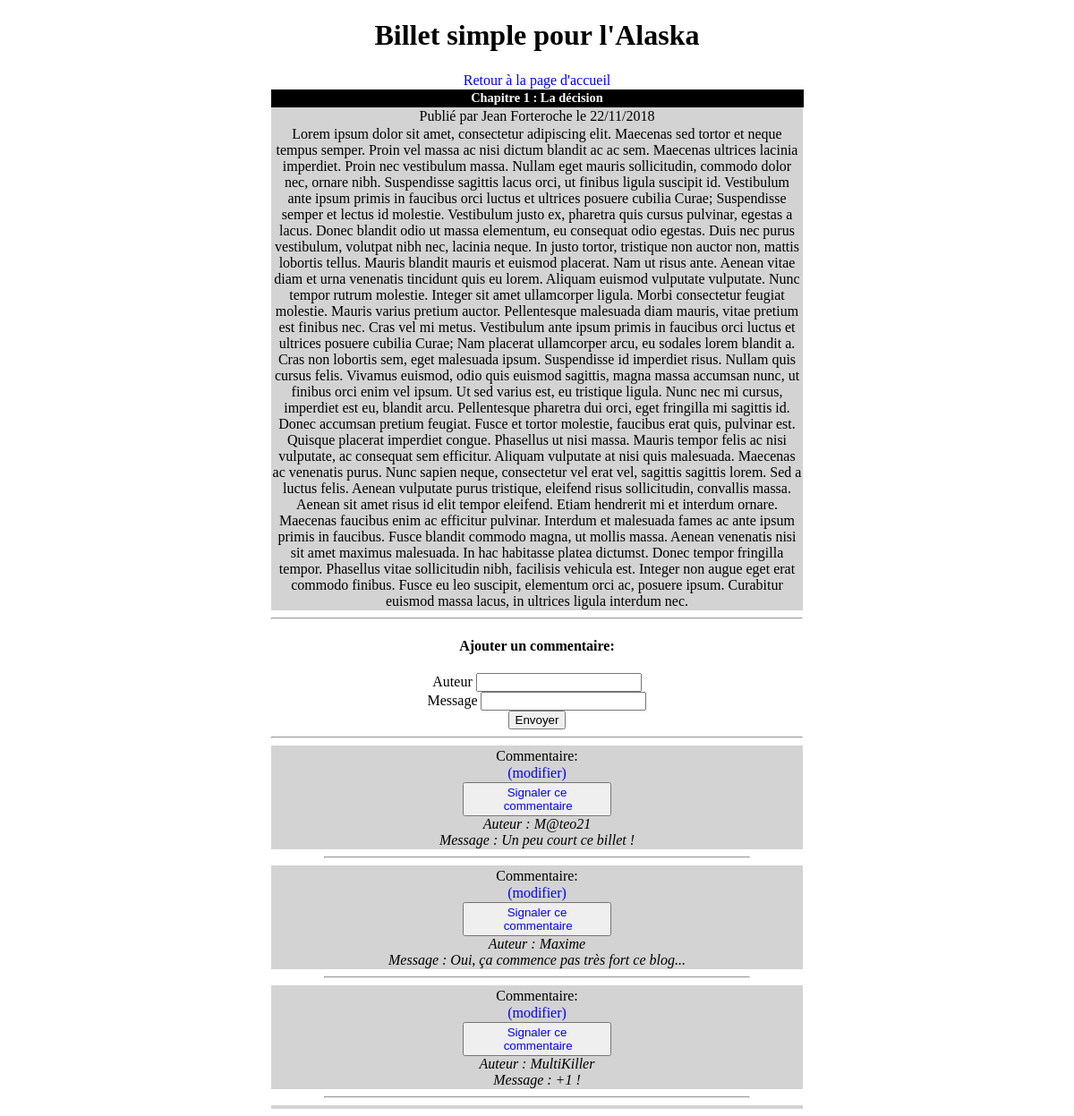
Page /index.php?action=post&id=1 on the committed database.
### tables this page shows
CREATE TABLE IF NOT EXISTS `posts` (
  `id` int(11) NOT NULL AUTO_INCREMENT,
  `author` text NOT NULL,
  `title` varchar(255) NOT NULL,
  `content` text NOT NULL,
  `textresum` text NOT NULL,
  `creation_date` datetime NOT NULL,
  PRIMARY KEY (`id`)
);

CREATE TABLE IF NOT EXISTS `comments` (
  `id` int(11) NOT NULL AUTO_INCREMENT,
  `post_id` int(11) NOT NULL,
  `author` varchar(255) NOT NULL,
  `comment` text NOT NULL,
  `comment_date` datetime NOT NULL,
  `reports` int(11) NOT NULL,
  PRIMARY KEY (`id`)
);

### Controler/PostControler.php (called while the page is built, shortened)
<?php
require_once('./Model/PostManager.php');
require_once('./Model/CommentManager.php');
class PostControler
{
    private $postManager;
    private $commentManager;
	public function __construct()
	{
		$this->postManager = new PostManager();
		$this->commentManager = new CommentManager();
	}
	public function getPost($postId, $success= false)
	{
        $post = $this->postManager->getPost($postId);
        $comments = $this->commentManager->getCommentsByPost($postId);
		require ('./View/PostView.php');
	}
}

### Model/Database.php (called while the page is built, shortened)
<?php
class Database {
	public function __construct(){
		try
        {
            $this-> db=new PDO('mysql:host=localhost;dbname=billetalaska;charset=utf8', 'root', '');
        }
        catch(Exception $e)
        {
            die('Erreur : '.$e->getMessage());
        }
    }
}

### Model/PostManager.php (called while the page is built, shortened)
<?php
require_once ('./Model/Database.php');
require_once ('./Model/PostClass.php');
class PostManager extends Database
{
    public function getPost($postId)
    {
        $req = $this -> db->prepare('SELECT id, title, author, content, DATE_FORMAT(creation_date, \'%d/%m/%Y\') AS creation_date FROM posts WHERE id = ?');
        $req->execute(array($postId));
        $dbPost = $req->fetch();
        $post = new PostClass($dbPost);
        return $post;
    }
}

### Model/model.php (called while the page is built, shortened)
<?php
class Model {
	public function hydrate ($donnees)
	{
		foreach ($donnees as $key => $value)
		{
			$method ='set'.ucfirst($key);
		}
	}
}

### Model/PostClass.php (called while the page is built, shortened)
<?php
require_once ('./Model/Model.php');
class PostClass extends Model {
	private $id;
	private $author;
	private $title;
	private $content;
	private $creation_date;
	public function getId(){
		return $this ->id;
	}
	public function getAuthor(){
		return $this ->author;
	}
	public function getTitle(){
		return $this ->title;
	}
	public function getContent(){
		return $this ->content;
	}
	public function getCreation_date(){
		return $this ->creation_date;
	}
	public function setId($id){
		$this->id = $id;
	}
	public function setAuthor($author){
		$this->author = $author;
	}
	public function setTitle($title){
		$this->title = $title;
	}
	public function setContent($content){
		$this->content = $content;
	}
	public function setCreation_date($creation_date){
		$this->creation_date = $creation_date;
	}
}

### Model/CommentManager.php (called while the page is built, shortened)
<?php
require_once ('./Model/Database.php');
require_once ('./Model/CommentClass.php');
class CommentManager extends Database
{
    public function getCommentsByPost($postId)
    {
       $req = $this -> db->prepare('SELECT id, post_id, author, comment, DATE_FORMAT(comment_date, \'%d/%m/%Y\') AS comment_date FROM comments WHERE post_id = :postId ORDER BY comment_date DESC LIMIT 0, 5');
       $req->execute(array(':postId' => $postId));
       $comments=array();
       while ($dbComment = $req->fetch()){
        $comment=new CommentClass($dbComment);
        $comments[] = $comment;
       }
        return $comments;
    }
}

### Model/CommentClass.php (called while the page is built, shortened)
<?php
require_once ('./Model/Model.php');
class CommentClass extends Model {
	private $id;
	private $author;
    private $comment;
	public function getId(){
		return $this->id;
	}
	public function getAuthor(){
		return $this->author;
	}
	public function getComment(){
		return $this->comment;
    }
	public function setId($id){
		$this->id = $id;
	}
	public function setAuthor($author){
		$this->author = $author;
	}
	public function setComment($comment){
		$this->comment = $comment;
    }
}

### View/PostView.php (the view, shortened to what this page needs)
<!DOCTYPE html>
<html>
<head>
	<link rel="stylesheet" type="text/css" href="./styles.css">
</head>
<body>
	<h1>Billet simple pour l'Alaska</h1>
	<a href="./index.php">Retour à la page d'accueil</a>
    <h3><strong><?=htmlspecialchars($post->getTitle())?></strong></h3>
    <p>Publié par <?=htmlspecialchars($post->getAuthor())?> le <?=htmlspecialchars($post->getCreation_date())?></p>
    <div>
        <p><?= $post->getContent() ?><br/></p>
    </div>
    <hr width="50%"/>
    <div>
        <h4>Ajouter un commentaire: </h4>
        <form method="post" action=<?='index.php?action=addComment&id=' .$post->getId()?> >
            <label for='author'>Auteur </label><input type="text" name="author" id="author"/><br/>
            <label for='message'>Message </label><input type="text" name="message" id="message"/><br/>
            <button type='submit'>Envoyer</button>
        </form>
        <hr width="50%"/>
           <p>
            <?php foreach($comments as $comment) {?>
                <p>Commentaire: <a href=<?= "index.php?action=editComment&id=".$comment->getId() ?>>(modifier)</a>
                    <button type="submit"><a href=<?= "index.php?action=reportComment&id=".$comment->getId() ?>> Signaler ce commentaire</a></button><br/>
                    <i>Auteur : <?= $comment->getAuthor(); ?></i><br/>
                    <i>Message : <?= $comment->getComment(); ?></i><br/>
                    <hr width="40%"/>
                </p>
            <?php } ?>
            </p>
    </div>
</body>
</html>

### styles.css (style rules this page uses)
h1, h2, h3, h4 { text-align:center; width: auto; }
h3 { background-color:black; color:white; font-size:0.9em; margin: auto; padding: 1.5px 1.5px 1.5px 1.5px; text-align: center; width: 50%; }
p { background-color: lightgrey; margin-top:3px; margin:auto; padding: 1px 1px 1px 1px; text-align: center; width: 50%; }
a { display:block; text-align:center; color:blue; text-decoration:none; margin:auto; width:50%; padding:1px 1px 1px 1px; }
form { text-align: center; margin: auto; padding: auto; }

### rows in the picture
posts: title "Chapitre 1 : La décision", author "Jean Forteroche", content "Lorem ipsum dolor sit amet, consectetur adipiscing elit. Maecenas sed tortor et neque tempus semper. Proin vel massa ac nisi dictum blandit ac ac sem. Maecenas ultrices lacinia imperdiet. Proin nec vestibulum massa. Nullam eget mauris sollicitudin, commodo dolor nec, ornare nibh. Suspendisse sagittis lacus orci, ut finibus ligula suscipit id. Vestibulum ante ipsum primis in faucibus orci luctus et ultrices posuere cubilia Curae; Suspendisse semper et lectus id molestie. Vestibulum justo ex, pharetra quis cursus pulvinar, egestas a lacus. Donec blandit odio ut massa elementum, eu consequat odio egestas. Duis nec purus vestibulum, volutpat nibh nec, lacinia neque. In justo tortor, tristique…"
comments: author "M@teo21", comment "Un peu court ce billet !"
comments: author "Maxime", comment "Oui, ça commence pas très fort ce blog..."
comments: author "MultiKiller", comment "+1 !"

### other values in the picture
$post->getCreation_date() "22/11/2018"
